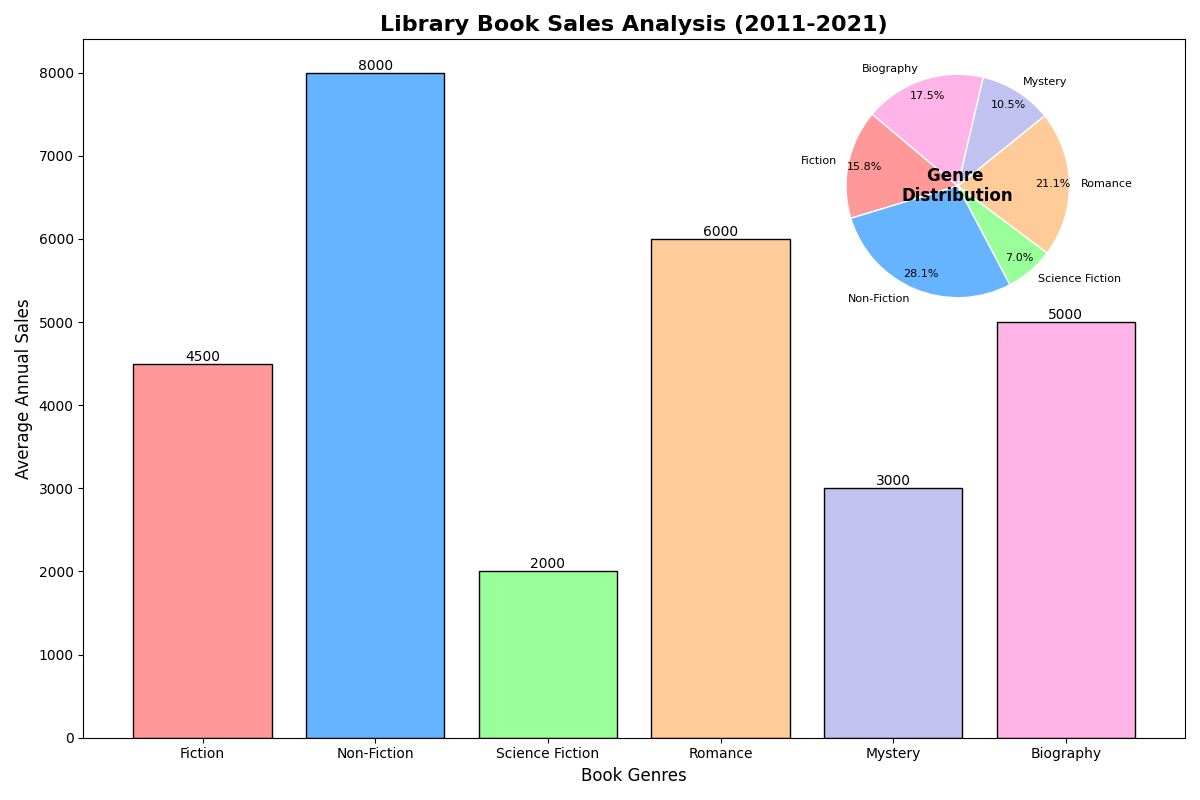

Write Python code to recreate this figure.
import matplotlib.pyplot as plt
import numpy as np
from mpl_toolkits.axes_grid1.inset_locator import inset_axes

# Data
genres = ['Fiction', 'Non-Fiction', 'Science Fiction', 'Romance', 'Mystery', 'Biography']
# Manually shuffled sales data
average_annual_sales = np.array([4500, 8000, 2000, 6000, 3000, 5000])  
total_sales = np.sum(average_annual_sales)
percentage_sales = (average_annual_sales / total_sales) * 100

# Colors for genres
colors = ['#ff9999','#66b3ff','#99ff99','#ffcc99','#c2c2f0', '#ffb3e6']

# Create a figure with two subplots (one bar and one pie chart inset)
fig, ax = plt.subplots(figsize=(12, 8))

# Bar Chart
bars = ax.bar(genres, average_annual_sales, color=colors, edgecolor='black')

# Title and Labels
ax.set_title('Library Book Sales Analysis (2011-2021)', fontsize=16, fontweight='bold')
ax.set_xlabel('Book Genres', fontsize=12)
ax.set_ylabel('Average Annual Sales', fontsize=12)

# Display the sales values on top of the bars
for bar, sales in zip(bars, average_annual_sales):
    height = bar.get_height()
    ax.text(bar.get_x() + bar.get_width() / 2, height, f'{sales}', 
            ha='center', va='bottom', fontsize=10, color='black')

# Inset Pie Chart
ax_inset = inset_axes(ax, width="40%", height="40%", loc="upper right")

# Pie Chart
ax_inset.pie(percentage_sales, labels=genres, autopct='%1.1f%%', startangle=140, colors=colors, pctdistance=0.85,
             wedgeprops=dict(edgecolor='w'), textprops={'color': 'black', 'fontsize': 8})

# Center text
ax_inset.text(0, 0, 'Genre \nDistribution', 
              horizontalalignment='center', verticalalignment='center', 
              fontsize=12, fontweight='bold')

# Remove axes from pie chart
ax_inset.axis('off')

# Adjust layout
plt.tight_layout()

# Display the plot
plt.show()
